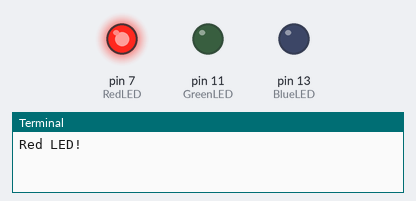
Simulated run of this program. Board: Raspberry Pi (header pin numbers). Shown: output pins drawn as LEDs (lit = HIGH), the last lines printed to the terminal.

Above: at 2.5 s.
At 7.5 s:
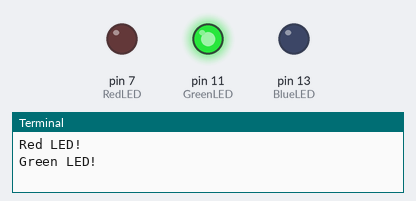
At 12.5 s:
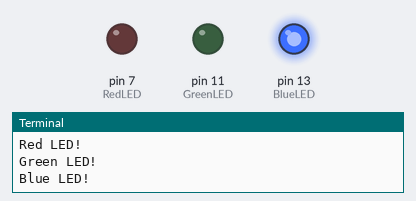
Timing chart, 0 to 19.5 s (numbered marks = the images above):
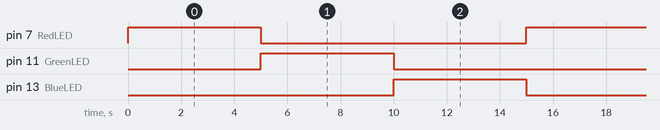

The program:

LEDDemo.py
```python
#Demonstration of 3 Color LED
#Using GPIO 7 as Red, 11 as Green, 13 as Blue

import RPi.GPIO as GPIO
import time
GPIO.setmode(GPIO.BOARD)

RedLED=7
GreenLED=11
BlueLED=13

# Set 7 for Output as LED for Red
GPIO.setup(RedLED,GPIO.OUT)
# Set 11 for Output as LED for Green
GPIO.setup(GreenLED,GPIO.OUT)
# Set 13 for Output as LED for Blue
GPIO.setup(BlueLED,GPIO.OUT)

# Setup can open several ports at once:
# GPIO.setup([RedLED,GreenLED,BlueLED],GPIO.OUT)
# or even faster:
# LEDs=[7,11,13]
# GPIO.setup(LEDs,GPIO.OUT)

while True:
	GPIO.output(BlueLED,GPIO.LOW)
	GPIO.output(RedLED,GPIO.HIGH)
	#or the fast-way!
	#GPIO.output(LEDs[1],GPIO.HIGH)
	print("Red LED!")
	time.sleep(5)
	GPIO.output(RedLED,GPIO.LOW)
	GPIO.output(GreenLED,GPIO.HIGH)
	print("Green LED!")
	time.sleep(5)
	GPIO.output(GreenLED,GPIO.LOW)
	GPIO.output(BlueLED,GPIO.HIGH)
	print("Blue LED!")
	time.sleep(5)
```

Measured:
- by itself, pin 7 (RedLED), pin 11 (GreenLED), pin 13 (BlueLED): alternates HIGH for 5.0 s and LOW for 10.0 s
- by itself, everything shown: repeats every 15.0 s, in 3 steps
